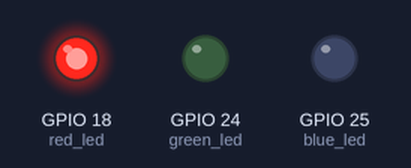
This program was run on a simulated Raspberry Pi (BCM pin numbers). Parts: output pins drawn as LEDs (lit = HIGH).

Above: at 0.5 s.
At 1.5 s:
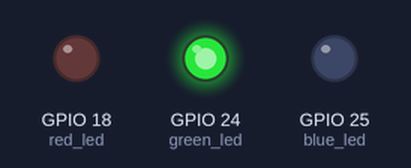
At 5.5 s:
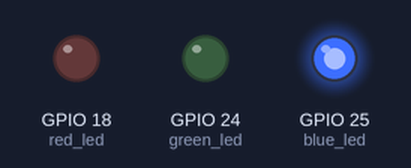
Timing chart, 0 to 6.9 s (numbered marks = the images above):
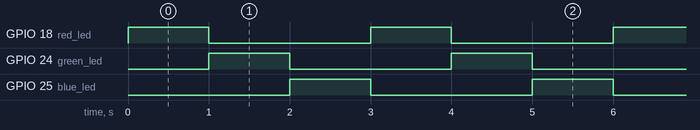

Measured:
- by itself, GPIO 18 (red_led), GPIO 24 (green_led), GPIO 25 (blue_led): alternates HIGH for 1.0 s and LOW for 2.0 s
- by itself, everything shown: repeats every 3.0 s, in 3 steps

The program:

LEDStrip.py
```python
import RPi.GPIO as GPIO

import time
import time
import serial
import binascii


GPIO.setmode(GPIO.BCM)

GPIO.setwarnings(False)

# Pin Numbers
red_led = 18
green_led = 24
blue_led = 25

# Set pins to output mode
GPIO.setup(red_led, GPIO.OUT)
GPIO.setup(green_led, GPIO.OUT)
GPIO.setup(blue_led, GPIO.OUT)

while True:
    #RED LED
    GPIO.output(red_led,GPIO.HIGH)
    time.sleep(1)
    GPIO.output(red_led,0)
    #GREEN LED
    GPIO.output(green_led,GPIO.HIGH)
    time.sleep(1)
    GPIO.output(green_led,0)
    #BLUE LED
    GPIO.output(blue_led,GPIO.HIGH)
    time.sleep(1)
    GPIO.output(blue_led,0)

GPIO.cleanup()
```
